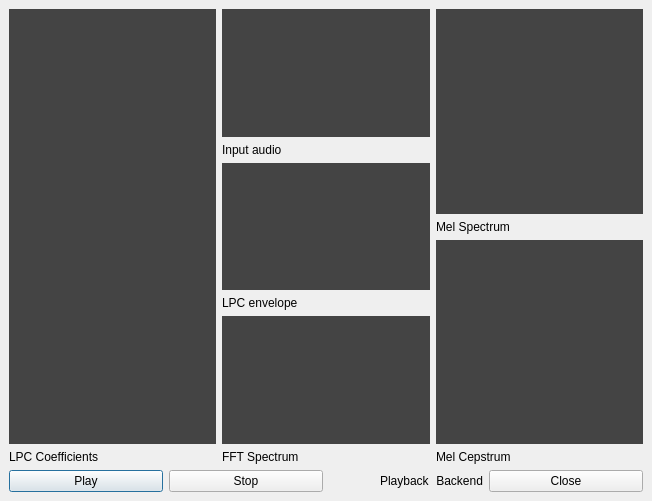
<ui version="4.0" >
 <class>Dialog</class>
 <widget class="QDialog" name="Dialog" >
  <property name="geometry" >
   <rect>
    <x>0</x>
    <y>0</y>
    <width>652</width>
    <height>501</height>
   </rect>
  </property>
  <property name="windowTitle" >
   <string>LPC Analysis</string>
  </property>
  <property name="windowIcon" >
   <iconset resource="../src/images.qrc" >:/icons/images/lpmodel.svg</iconset>
  </property>
  <layout class="QVBoxLayout" >
   <property name="spacing" >
    <number>6</number>
   </property>
   <property name="leftMargin" >
    <number>9</number>
   </property>
   <property name="topMargin" >
    <number>9</number>
   </property>
   <property name="rightMargin" >
    <number>9</number>
   </property>
   <property name="bottomMargin" >
    <number>9</number>
   </property>
   <item>
    <layout class="QHBoxLayout" >
     <property name="spacing" >
      <number>6</number>
     </property>
     <property name="leftMargin" >
      <number>0</number>
     </property>
     <property name="topMargin" >
      <number>0</number>
     </property>
     <property name="rightMargin" >
      <number>0</number>
     </property>
     <property name="bottomMargin" >
      <number>0</number>
     </property>
     <item>
      <layout class="QVBoxLayout" >
       <property name="spacing" >
        <number>6</number>
       </property>
       <property name="leftMargin" >
        <number>0</number>
       </property>
       <property name="topMargin" >
        <number>0</number>
       </property>
       <property name="rightMargin" >
        <number>0</number>
       </property>
       <property name="bottomMargin" >
        <number>0</number>
       </property>
       <item>
        <widget class="CLAM::VM::LPModelView" name="OutPort__LPC___AutoCorrelation__LPModelOut" >
         <property name="sizePolicy" >
          <sizepolicy vsizetype="Preferred" hsizetype="Preferred" >
           <horstretch>0</horstretch>
           <verstretch>1</verstretch>
          </sizepolicy>
         </property>
         <property name="toolTip" >
          <string>LPC Coeficients</string>
         </property>
         <property name="autoFillBackground" >
          <bool>false</bool>
         </property>
         <property name="styleSheet" >
          <string>background-color:#444</string>
         </property>
         <property name="barGradientBegin" >
          <color>
           <red>255</red>
           <green>200</green>
           <blue>0</blue>
          </color>
         </property>
         <property name="barGradientEnd" >
          <color>
           <red>255</red>
           <green>100</green>
           <blue>50</blue>
          </color>
         </property>
        </widget>
       </item>
       <item>
        <widget class="QLabel" name="label_3" >
         <property name="text" >
          <string>LPC Coefficients</string>
         </property>
        </widget>
       </item>
      </layout>
     </item>
     <item>
      <layout class="QVBoxLayout" >
       <property name="spacing" >
        <number>6</number>
       </property>
       <property name="leftMargin" >
        <number>0</number>
       </property>
       <property name="topMargin" >
        <number>0</number>
       </property>
       <property name="rightMargin" >
        <number>0</number>
       </property>
       <property name="bottomMargin" >
        <number>0</number>
       </property>
       <item>
        <widget class="Oscilloscope" name="OutPort__AudioSource_0__AudioOut" >
         <property name="sizePolicy" >
          <sizepolicy vsizetype="Preferred" hsizetype="Preferred" >
           <horstretch>1</horstretch>
           <verstretch>1</verstretch>
          </sizepolicy>
         </property>
         <property name="autoFillBackground" >
          <bool>false</bool>
         </property>
         <property name="styleSheet" >
          <string>background-color:#444;</string>
         </property>
         <property name="lineColor" >
          <color>
           <red>255</red>
           <green>150</green>
           <blue>50</blue>
          </color>
         </property>
        </widget>
       </item>
       <item>
        <widget class="QLabel" name="label_4" >
         <property name="text" >
          <string>Input audio</string>
         </property>
        </widget>
       </item>
       <item>
        <widget class="SpectrumView" name="OutPort__LPC___AutoCorrelation__SpectrumOut" >
         <property name="sizePolicy" >
          <sizepolicy vsizetype="Preferred" hsizetype="Preferred" >
           <horstretch>1</horstretch>
           <verstretch>1</verstretch>
          </sizepolicy>
         </property>
         <property name="toolTip" >
          <string>LPC Envelope</string>
         </property>
         <property name="autoFillBackground" >
          <bool>false</bool>
         </property>
         <property name="styleSheet" >
          <string>background-color:#444</string>
         </property>
         <property name="lineColor" >
          <color>
           <red>255</red>
           <green>150</green>
           <blue>50</blue>
          </color>
         </property>
        </widget>
       </item>
       <item>
        <widget class="QLabel" name="label_2" >
         <property name="text" >
          <string>LPC envelope</string>
         </property>
        </widget>
       </item>
       <item>
        <widget class="SpectrumView" name="OutPort__FFT_0__Spectrum___Output" >
         <property name="sizePolicy" >
          <sizepolicy vsizetype="Preferred" hsizetype="Preferred" >
           <horstretch>1</horstretch>
           <verstretch>1</verstretch>
          </sizepolicy>
         </property>
         <property name="toolTip" >
          <string>FFT Spectrum</string>
         </property>
         <property name="autoFillBackground" >
          <bool>false</bool>
         </property>
         <property name="styleSheet" >
          <string>background-color:#444</string>
         </property>
         <property name="lineColor" >
          <color>
           <red>255</red>
           <green>150</green>
           <blue>50</blue>
          </color>
         </property>
        </widget>
       </item>
       <item>
        <widget class="QLabel" name="label" >
         <property name="text" >
          <string>FFT Spectrum</string>
         </property>
        </widget>
       </item>
      </layout>
     </item>
     <item>
      <layout class="QVBoxLayout" >
       <property name="spacing" >
        <number>6</number>
       </property>
       <property name="leftMargin" >
        <number>0</number>
       </property>
       <property name="topMargin" >
        <number>0</number>
       </property>
       <property name="rightMargin" >
        <number>0</number>
       </property>
       <property name="bottomMargin" >
        <number>0</number>
       </property>
       <item>
        <widget class="CLAM::VM::MelSpectrumView" name="OutPort__MelFilterBank_0__Mel___Spectrum" >
         <property name="sizePolicy" >
          <sizepolicy vsizetype="Preferred" hsizetype="Preferred" >
           <horstretch>1</horstretch>
           <verstretch>1</verstretch>
          </sizepolicy>
         </property>
         <property name="autoFillBackground" >
          <bool>false</bool>
         </property>
         <property name="styleSheet" >
          <string>background-color:#444</string>
         </property>
         <property name="barGradientBegin" >
          <color>
           <red>255</red>
           <green>200</green>
           <blue>0</blue>
          </color>
         </property>
         <property name="barGradientEnd" >
          <color>
           <red>255</red>
           <green>100</green>
           <blue>50</blue>
          </color>
         </property>
        </widget>
       </item>
       <item>
        <widget class="QLabel" name="label_5" >
         <property name="text" >
          <string>Mel Spectrum</string>
         </property>
        </widget>
       </item>
       <item>
        <widget class="CLAM::VM::MelCepstrumView" name="OutPort__CepstralTransform_0__Mel___Cepstrum" >
         <property name="sizePolicy" >
          <sizepolicy vsizetype="Preferred" hsizetype="Preferred" >
           <horstretch>1</horstretch>
           <verstretch>1</verstretch>
          </sizepolicy>
         </property>
         <property name="autoFillBackground" >
          <bool>false</bool>
         </property>
         <property name="styleSheet" >
          <string>background-color:#444</string>
         </property>
         <property name="barGradientBegin" >
          <color>
           <red>255</red>
           <green>200</green>
           <blue>0</blue>
          </color>
         </property>
         <property name="barGradientEnd" >
          <color>
           <red>255</red>
           <green>100</green>
           <blue>50</blue>
          </color>
         </property>
        </widget>
       </item>
       <item>
        <widget class="QLabel" name="label_6" >
         <property name="text" >
          <string>Mel Cepstrum</string>
         </property>
        </widget>
       </item>
      </layout>
     </item>
    </layout>
   </item>
   <item>
    <layout class="QHBoxLayout" >
     <property name="spacing" >
      <number>6</number>
     </property>
     <property name="leftMargin" >
      <number>0</number>
     </property>
     <property name="topMargin" >
      <number>0</number>
     </property>
     <property name="rightMargin" >
      <number>0</number>
     </property>
     <property name="bottomMargin" >
      <number>0</number>
     </property>
     <item>
      <widget class="QPushButton" name="PlayButton" >
       <property name="sizePolicy" >
        <sizepolicy vsizetype="Fixed" hsizetype="Expanding" >
         <horstretch>0</horstretch>
         <verstretch>0</verstretch>
        </sizepolicy>
       </property>
       <property name="text" >
        <string>Play</string>
       </property>
      </widget>
     </item>
     <item>
      <widget class="QPushButton" name="StopButton" >
       <property name="sizePolicy" >
        <sizepolicy vsizetype="Fixed" hsizetype="Expanding" >
         <horstretch>0</horstretch>
         <verstretch>0</verstretch>
        </sizepolicy>
       </property>
       <property name="text" >
        <string>Stop</string>
       </property>
      </widget>
     </item>
     <item>
      <layout class="QHBoxLayout" >
       <property name="spacing" >
        <number>6</number>
       </property>
       <property name="leftMargin" >
        <number>0</number>
       </property>
       <property name="topMargin" >
        <number>0</number>
       </property>
       <property name="rightMargin" >
        <number>0</number>
       </property>
       <property name="bottomMargin" >
        <number>0</number>
       </property>
       <item>
        <spacer>
         <property name="orientation" >
          <enum>Qt::Horizontal</enum>
         </property>
         <property name="sizeHint" >
          <size>
           <width>40</width>
           <height>20</height>
          </size>
         </property>
        </spacer>
       </item>
       <item>
        <widget class="QLabel" name="PlaybackIndicator" >
         <property name="text" >
          <string>Playback</string>
         </property>
        </widget>
       </item>
       <item>
        <widget class="QLabel" name="BackendIndicator" >
         <property name="text" >
          <string>Backend</string>
         </property>
         <property name="alignment" >
          <set>Qt::AlignRight|Qt::AlignTrailing|Qt::AlignVCenter</set>
         </property>
        </widget>
       </item>
      </layout>
     </item>
     <item>
      <widget class="QPushButton" name="CloseButton" >
       <property name="sizePolicy" >
        <sizepolicy vsizetype="Fixed" hsizetype="Expanding" >
         <horstretch>0</horstretch>
         <verstretch>0</verstretch>
        </sizepolicy>
       </property>
       <property name="text" >
        <string>Close</string>
       </property>
      </widget>
     </item>
    </layout>
   </item>
  </layout>
 </widget>
 <customwidgets>
  <customwidget>
   <class>Oscilloscope</class>
   <extends>QWidget</extends>
   <header>Oscilloscope.hxx</header>
  </customwidget>
  <customwidget>
   <class>SpectrumView</class>
   <extends>QWidget</extends>
   <header>SpectrumView.hxx</header>
  </customwidget>
  <customwidget>
   <class>CLAM::VM::LPModelView</class>
   <extends>QWidget</extends>
   <header>LPModelView.hxx</header>
  </customwidget>
  <customwidget>
   <class>CLAM::VM::MelCepstrumView</class>
   <extends>QWidget</extends>
   <header>MelCepstrumView.hxx</header>
  </customwidget>
  <customwidget>
   <class>CLAM::VM::MelSpectrumView</class>
   <extends>QWidget</extends>
   <header>MelSpectrumView.hxx</header>
  </customwidget>
 </customwidgets>
 <resources>
  <include location="../src/images.qrc" />
 </resources>
 <connections>
  <connection>
   <sender>CloseButton</sender>
   <signal>clicked()</signal>
   <receiver>Dialog</receiver>
   <slot>accept()</slot>
   <hints>
    <hint type="sourcelabel" >
     <x>539</x>
     <y>490</y>
    </hint>
    <hint type="destinationlabel" >
     <x>435</x>
     <y>306</y>
    </hint>
   </hints>
  </connection>
 </connections>
</ui>
